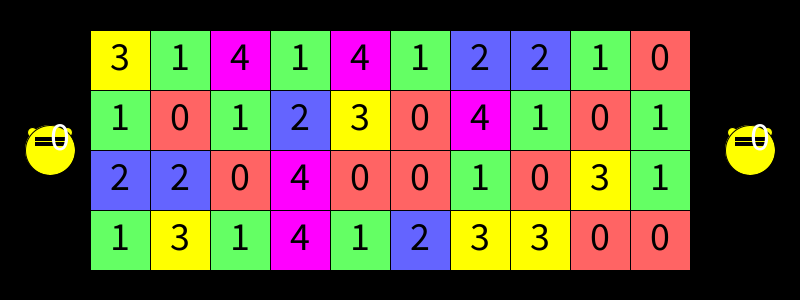
Frame 1 (no input)
Frame 60 (the mouse pressed at the canvas centre just before this capture): identical to frame 1, image omitted
Frame 120 (the mouse held since frame 60 and released just before this capture): identical to frame 1, image omitted

The Processing sketch that drew this single still picture (run headless with seeded random() and noise(); from frame 60 on, the mouse is pressed at the canvas centre):

// Processing sketch: class8_3catBox
// ── class8_3catBox.pde
Box [] bb;
Cat yaong, mew;
boolean start = false;
int frames = 0, n;
int pointSum = 0;
void setup() {
  size(800, 300);
  textSize(40);
  yaong = new Cat(false); //  wasd
  mew = new Cat(true);   //   arrow

  bb = new Box[40];
  for (int i=0; i<40; i++)
    bb[i] = new Box((1.5+i%10)*60, (0.5+i/10)*60);
}
void draw() {
  background(0);
  for (int i=0; i<40; i++){
    bb[i].show();
    yaong.ggwang(bb[i]);
    mew.ggwang(bb[i]);
  }
  yaong.show();
  mew.show();
}
void keyPressed() {
  char kk = key;
  yaong.keyUI(kk);
  mew.keyUI(kk);
}

// ── box.pde
class Box {
  Box(float x, float y) {
    this.x = x;
    this.y = y;
    alive = true;
    points = (int)(random(49.9)/10);
    w = h = 60;
  }
  float x, y, w, h;
  int points;
  boolean alive;
  void show() {
    if (!alive) return;
    if (points == 0) fill(255, 100, 100);
    else if (points == 1) fill(100, 255, 100);
    else if (points == 2) fill(100, 100, 255);
    else if (points == 3) fill(255, 255, 0);
    else fill(255, 0, 255);
    rect(x, y, w, h);
    fill(0);
    text(points, x+w/3, y+h/1.5);
  }
}

// ── cat.pde
class Cat {
  Cat(boolean kk) {
    x = x0 = 50;
    y = height/2;
    vx = vy = 0;
    d = 5;
    points = 0;
    moveKey = kk;
    if (!kk) x = x0 = width - 50;  // arrow
  }
  float x, y, vx, vy, d, x0;  // member data
  boolean moveKey;
  int points;
  void ggwang(Box bb) {
    if (bb.alive) {
      if (dist(x, y, bb.x+bb.w/2, bb.y+bb.h/2) < 2*d) {
        points += bb.points;
        bb.alive = false;
      }
    }
  }
  void show() {
    fill(255, 255, 0);
    circle(x-3.5*d, y-3.5*d, 2*d);// ear
    circle(x+3.5*d, y-3.5*d, 2*d);// ear
    circle(x, y, d*10); // body
    fill(0);
    rect(x-3*d, y-2.5*d, 6*d, 0.5*d);
    rect(x-3*d, y-1.5*d, 6*d, 0.5*d);
    fill(255);
    text(points,x0,height/2);
  } // show
  void keyUI(char kk) {
    if (moveKey) {
      if (kk == 'w') y -= 5;
      else if (kk == 'a') x -= 5;
      else if (kk == 's') y += 5;
      else if (kk == 'd') x += 5;
    } else {
      if (key == CODED) {
        if (keyCode == UP) y -= 5;
        else if (keyCode == LEFT) x -= 5;
        else if (keyCode == DOWN) y += 5;
        else if (keyCode == RIGHT) x += 5;
      }
    }
  }
}//class
